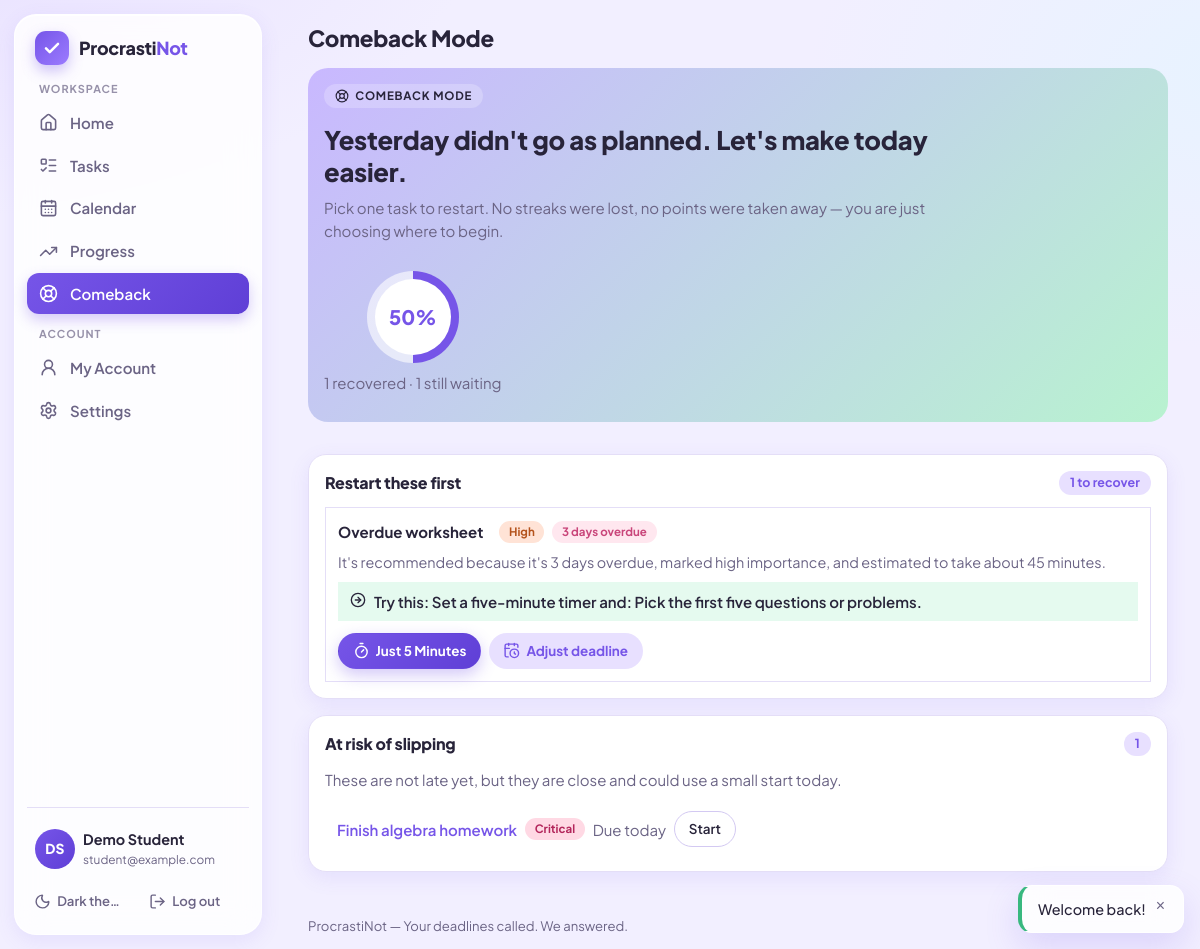
The page /comeback.php (signed in) on the database its author committed.
### tables this page shows
CREATE TABLE users (
  id                  INT UNSIGNED NOT NULL AUTO_INCREMENT,
  name                VARCHAR(100) NOT NULL,
  email               VARCHAR(255) NOT NULL,
  password_hash       VARCHAR(255) NOT NULL,
  greeting            VARCHAR(150) DEFAULT NULL,
  course              VARCHAR(120) DEFAULT NULL
                        COMMENT 'Optional: course or programme the student is in',
  year_level          VARCHAR(40) DEFAULT NULL
                        COMMENT 'Optional: free-text year level, e.g. "Year 2"',
  daily_study_minutes INT UNSIGNED DEFAULT NULL
                        COMMENT 'Self-reported study time per day, used by the priority engine',
  weekly_goal         SMALLINT UNSIGNED NOT NULL DEFAULT 5
                        COMMENT 'Target number of tasks to complete each week',
  xp_enabled          TINYINT(1) NOT NULL DEFAULT 1
                        COMMENT 'Students may switch gamification off entirely',
  created_at          DATETIME NOT NULL DEFAULT CURRENT_TIMESTAMP,
  updated_at          DATETIME NOT NULL DEFAULT CURRENT_TIMESTAMP ON UPDATE CURRENT_TIMESTAMP,
  PRIMARY KEY (id),
  UNIQUE KEY uq_users_email (email)
);

CREATE TABLE tasks (
  id          INT UNSIGNED NOT NULL AUTO_INCREMENT,
  user_id     INT UNSIGNED NOT NULL,
  category_id INT UNSIGNED DEFAULT NULL,
  title       VARCHAR(200) NOT NULL,
  description TEXT DEFAULT NULL,
  notes       TEXT DEFAULT NULL,
  priority    ENUM('low','medium','high') NOT NULL DEFAULT 'medium',
  status      ENUM('pending','in_progress','completed') NOT NULL DEFAULT 'pending',
  due_date    DATE DEFAULT NULL,
  my_day      TINYINT(1) NOT NULL DEFAULT 0,
  estimated_minutes INT UNSIGNED DEFAULT NULL
                COMMENT 'Estimated minutes of work, feeds the priority engine',
  original_due_date DATE DEFAULT NULL
                COMMENT 'First deadline set; preserved when a deadline is rescheduled',
  completed_at DATETIME DEFAULT NULL
                COMMENT 'When the task last moved to completed (used for on-time rate)',
  created_at  DATETIME NOT NULL DEFAULT CURRENT_TIMESTAMP,
  updated_at  DATETIME NOT NULL DEFAULT CURRENT_TIMESTAMP ON UPDATE CURRENT_TIMESTAMP,
  PRIMARY KEY (id),
  KEY idx_tasks_user_due (user_id, due_date),
  KEY idx_tasks_user_status (user_id, status),
  KEY idx_tasks_user_completed (user_id, completed_at),
  CONSTRAINT fk_tasks_user FOREIGN KEY (user_id)
    REFERENCES users (id) ON DELETE CASCADE,
  CONSTRAINT fk_tasks_category FOREIGN KEY (category_id)
    REFERENCES categories (id) ON DELETE SET NULL
);

### comeback.php (the view, shortened to what the rows shown need)
<?php
require_once __DIR__ . '/includes/auth.php';
require_once __DIR__ . '/includes/tasks.php';
require_once __DIR__ . '/includes/priority.php';
require_once __DIR__ . '/includes/comeback.php';
$user = require_login();
$userId = (int) $user['id'];
$overdue = comeback_overdue_tasks($userId);
$atRisk  = comeback_at_risk_tasks($userId);
$actions = [];
foreach ($overdue as $task) {
    $actions[(int) $task['id']] = comeback_next_action($userId, $task, focus_suggest_steps($task));
}
$pageTitle = 'Comeback Mode';
$currentPage = 'comeback';
require __DIR__ . '/includes/header.php';
?>
<section class="comeback-hero">
  <div class="comeback-hero-main">
    <h2>Yesterday didn't go as planned. Let's make today easier.</h2>
  </div>
</section>
<?php if (count($overdue) === 0): ?>
<section class="card">
  <div class="empty-state">
    <span data-lucide="sun" aria-hidden="true"></span>
    <h3>Nothing is overdue</h3>
    <p>You're all caught up. If that changes, Comeback Mode will be right here.</p>
    <a class="btn btn-primary" href="tasks.php">Go to tasks</a>
  </div>
</section>
<?php else: ?>
<section class="card" aria-labelledby="restart-heading">
  <div class="card-head">
    <h2 id="restart-heading">Restart these first</h2>
  </div>
  <ul class="comeback-list">
    <?php foreach ($overdue as $task): ?>
    <li class="comeback-item">
      <div class="comeback-item-head">
        <a class="recommend-title" href="tasks.php?task=<?= (int) $task['id'] ?>"><?= e($task['title']) ?></a>
        <span class="badge <?= e(priority_label_class($task['priority_info']['label'])) ?>"><?= e($task['priority_info']['label']) ?></span>
        <span class="badge badge-overdue">
          <?php $d = (int) $task['priority_info']['days_left']; ?>
          <?= $d === 0 ? 'Due today' : e(abs($d) . ' day' . (abs($d) === 1 ? '' : 's') . ' overdue') ?>
        </span>
      </div>
      <p class="comeback-why"><?= e($task['priority_info']['explanation']) ?></p>
      <p class="comeback-action">
        <span data-lucide="arrow-right-circle" aria-hidden="true"></span>
        Try this: <?= e($actions[(int) $task['id']]) ?>
      </p>
      <div class="comeback-item-actions">
        <a class="btn btn-primary btn-small" href="focus.php?task=<?= (int) $task['id'] ?>">
          <span data-lucide="timer" aria-hidden="true"></span> Just 5 Minutes
        </a>
        <button type="button" class="btn btn-secondary btn-small" data-comeback-toggle
                aria-expanded="false" aria-controls="reschedule-<?= (int) $task['id'] ?>">
          <span data-lucide="calendar-clock" aria-hidden="true"></span> Adjust deadline
        </button>
      </div>
    </li>
    <?php endforeach; ?>
  </ul>
</section>
<?php endif; ?>
<?php if (count($atRisk) > 0): ?>
<section class="card" aria-labelledby="risk-heading">
  <div class="card-head">
    <h2 id="risk-heading">At risk of slipping</h2>
  </div>
  <ul class="mini-list">
    <?php foreach ($atRisk as $task): ?>
    <li>
      <a href="tasks.php?task=<?= (int) $task['id'] ?>"><?= e($task['title']) ?></a>
      <span class="badge <?= e(priority_label_class($task['priority_info']['label'])) ?>"><?= e($task['priority_info']['label']) ?></span>
      <span class="muted">
        <?php $d = (int) $task['priority_info']['days_left']; ?>
        <?= $d <= 0 ? 'Due today' : e('Due in ' . $d . ' day' . ($d === 1 ? '' : 's')) ?>
      </span>
      <a class="btn btn-ghost btn-small" href="focus.php?task=<?= (int) $task['id'] ?>">Start</a>
    </li>
    <?php endforeach; ?>
  </ul>
</section>
<?php endif; ?>
<?php require __DIR__ . '/includes/footer.php'; ?>

### includes/header.php (shortened to what the rows shown need)
<!DOCTYPE html>
<html lang="en">
<head>
<link rel="stylesheet" href="assets/css/style.css">
</head>
<body class="app-body" data-page="<?= e($currentPage) ?>">
<div class="app-shell">
  <aside class="sidebar" id="sidebar" aria-label="Main navigation">
    <div class="sidebar-account">
      <a class="sidebar-user" href="account.php">
        <?= user_avatar($user, 'md') ?>
        <span class="sidebar-user-text">
          <span class="sidebar-user-name"><?= e($user['name']) ?></span>
          <span class="sidebar-user-email"><?= e($user['email']) ?></span>
        </span>
      </a>
    </div>
  </aside>
  <div class="main-wrap">
    <header class="topbar">
      <h1 class="topbar-title"><?= e($pageTitle) ?></h1>
    </header>
    <main class="main" id="main-content">

### includes/functions.php (shortened to what the rows shown need)
<?php
function e(?string $value): string
{
    return htmlspecialchars((string) $value, ENT_QUOTES, 'UTF-8');
}
function user_initials(?string $name): string
{
    $name = trim((string) $name);
    $parts = preg_split('/\s+/', $name) ?: [];
    $first = mb_substr($parts[0] ?? '', 0, 1);
    $last  = count($parts) > 1 ? mb_substr((string) end($parts), 0, 1) : '';
    $initials = mb_strtoupper($first . $last);
    return $initials !== '' ? $initials : '?';
}
function user_avatar(?array $user, string $size = 'sm'): string
{
    $name = is_array($user) ? ($user['name'] ?? '') : '';
    $class = 'avatar avatar-' . preg_replace('/[^a-z]/', '', $size);
    return '<span class="' . $class . '" aria-hidden="true">'
        . e(user_initials((string) $name)) . '</span>';
}

### rows shown on the page
users: name "DS", name "Demo Student", email "student@example.com"
tasks: title "Overdue worksheet", label "High", d "3 days overdue", explanation "It's recommended because it's 3 days overdue, marked high importance, and estimated to take about 45 minutes.", id "Set a five-minute timer and: Pick the first five questions or problems."
tasks: title "Finish algebra homework", label "Critical"

### other values the page prints
$group['label'] "WORKSPACE"
$item['label'] "Home"
$item['label'] "Tasks"
$item['label'] "Calendar"
$item['label'] "Progress"
$item['label'] "Comeback"
$group['label'] "ACCOUNT"
$item['label'] "My Account"
$item['label'] "Settings"
$pageTitle "Comeback Mode"
$progress['percent'] "50"
$progress['recovered'] "1"
$progress['overdue_now'] "1"
count($overdue) "1"
count($atRisk) "1"
